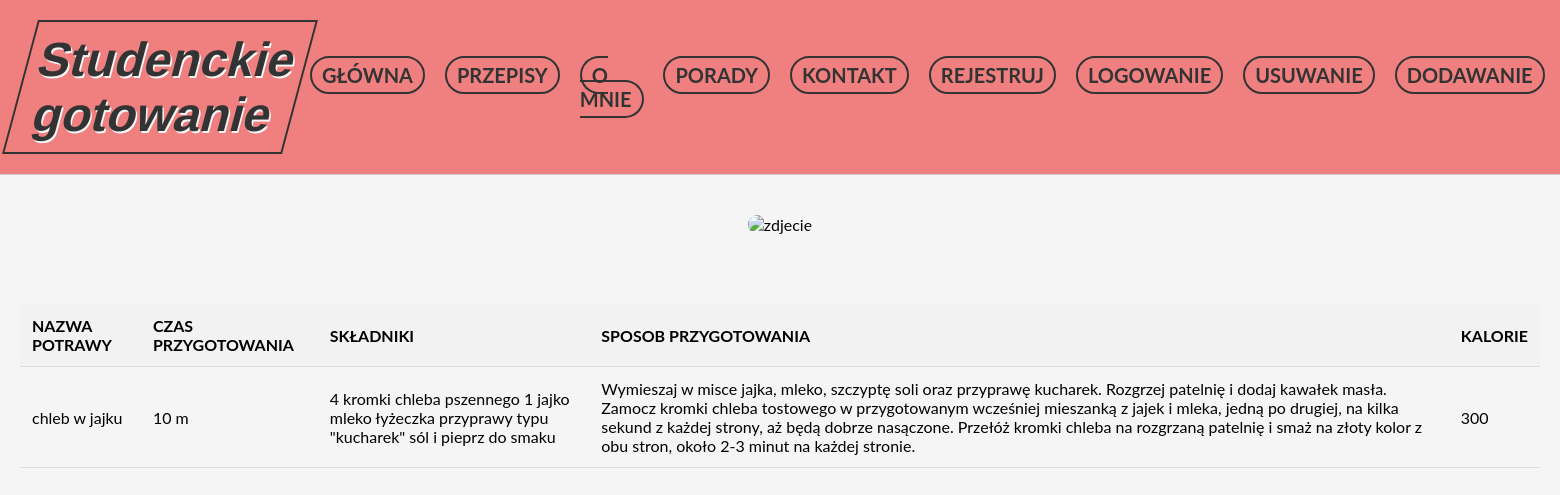
The app's page /strona_przepisu.php?id=2 with its own data.
### tables this page shows
CREATE TABLE `przepisy` (
  `id` int(5) NOT NULL,
  `nazwa_potrawy` varchar(20) NOT NULL,
  `czas_przygotowania` varchar(4) NOT NULL,
  `skladniki` text NOT NULL,
  `sposob_przygotowania` varchar(500) NOT NULL,
  `id_admina` int(5) NOT NULL,
  `kalorie` varchar(10) NOT NULL,
  `zdjecie` varchar(100) DEFAULT NULL
);

### strona_przepisu.php (the view, shortened to what this page needs)
<?php
if (isset($_SESSION['username'])) {
    $menuLoginText = "Wyloguj";
    $menuLoginLink = "logout.php";
} else {
    $menuLoginText = "Logowanie";
    $menuLoginLink = "logowanie.php";
}
$servername = "localhost";
$username = "root";
$password = "";
$dbname = "blog";
$conn = new mysqli($servername, $username, $password, $dbname);
if (isset($_GET['id'])) {
    $id = $_GET['id'];
    $sql = "SELECT * FROM przepisy WHERE id = $id";
    $result = $conn->query($sql);
    if ($result->num_rows > 0) {
        $row = $result->fetch_assoc();
        $nazwa_potrawy = $row['nazwa_potrawy'];
        $czas_przygotowania = $row['czas_przygotowania'];
        $skladniki = $row['skladniki'];
        $sposob_przygotowania = $row['sposob_przygotowania'];
        $kalorie = $row['kalorie'];
        $zdjecie = $row['zdjecie'];
    } else {
        echo "Brak dostępnych ogłoszeń.";
    }
} else {
    echo "Nieprawidłowy parametr ID ogłoszenia.";
}
?>
<!DOCTYPE html>
<html lang="pl">
<head>
    <link rel="stylesheet" href="style.css">
</head>
<body>
<header>
        <h1>
            Studenckie gotowanie
        </h1>
        <nav>
            <ul>
            <li><a href="strona_glowna.php">Główna</a></li>
                <li><a href="przepisy.php">Przepisy</a></li>
                <li><a href="o-mnie.php">O mnie</a></li>
                <li><a href="porady_kulinarne.php">Porady</a> </li>
                <li><a href="kontakt.php">Kontakt</a></li>
                <li><a href="rejestracja.php">Rejestruj</a></li>
                <li class="login"><a href="<?php echo $menuLoginLink; ?>"><?php echo $menuLoginText; ?></a></li>
                <li><a href="<?php echo isset($_SESSION['username']) ? 'usun_przepis.php' : 'logowanie.php'; ?>">Usuwanie</a></li>
                <li><a href="<?php echo isset($_SESSION['username']) ? 'dodaj_przepis.php' : 'logowanie.php'; ?>">Dodawanie</a></li>
            </ul>
        </nav>
    </header>
    <main>
        <img src="<?php echo $zdjecie; ?>" alt="zdjecie">
        <table>
            <thead>
                <tr>
                    <th>Nazwa potrawy</th>
                    <th>Czas przygotowania</th>
                    <th>Składniki</th>
                    <th>Sposob przygotowania</th>
                    <th>Kalorie</th>
                </tr>
            </thead>
            <tbody>
                <tr>
                    <td><?php echo $nazwa_potrawy; ?></td>
                    <td><?php echo $czas_przygotowania; ?></td>
                    <td><?php echo $skladniki; ?></td>
                    <td><?php echo $sposob_przygotowania; ?></td>
                    <td><?php echo $kalorie; ?></td>
                </tr>
            </tbody>
        </table>
    </main>
</body>
</html>

### style.css (style rules this page uses)
body, h1, h2, p, ul, li { margin: 0; padding: 0; }
body { font-family: "Lato", sans-serif; background-color: #f5f5f5; }
header { background-color: lightcoral; border-bottom: 1px solid #ccc; padding: 20px; display: flex; justify-content: space-between; align-items: center; }
h1 { font-family: "Arial", sans-serif; font-size: 48px; font-weight: bold; color: #333; transform: skew(-15deg); text-shadow: 2px 2px whitesmoke; }
nav ul { display: flex; justify-content: center; }
nav li { margin: 0 10px; }
nav a { font-weight: bold; text-transform: uppercase; text-decoration: none; color: #333; padding: 5px 10px; border: 2px solid #333; border-radius: 20px; transition: all 0.2s ease-in-out; }
main { padding: 20px; display: flex; flex-direction: column; align-items: center; }
ul { list-style: none; margin: 0; padding: 0; }
img { margin: 20px 0; max-width: 100%; height: auto; display: block; margin-left: auto; margin-right: auto; border-radius: 30px; }
a { color: #333; text-decoration: none; font-size: 20px; }
h1 { text-align: center; }
header h1 { border: 2px solid #333; padding: 10px; text-align: center; }
table { border-collapse: collapse; width: 100%; margin: 0 auto; margin-bottom: 10px; margin-top: 50px; }
th, td { padding: 12px; text-align: left; border-bottom: 1px solid #ddd; }
th { background-color: #f2f2f2; font-weight: bold; text-transform: uppercase; }

### records on screen
przepisy: nazwa_potrawy "chleb w jajku", czas_przygotowania "10 m", skladniki "4 kromki chleba pszennego 1 jajko mleko łyżeczka przyprawy typu \"kucharek\" sól i pieprz do smaku", sposob_przygotowania "Wymieszaj w misce jajka, mleko, szczyptę soli oraz przyprawę kucharek. Rozgrzej patelnię i dodaj kawałek masła. Zamocz kromki chleba tostowego w przygotowanym wcześniej mieszanką z jajek i mleka, jedną po drugiej, na kilka sekund z każdej strony, aż będą dobrze nasączone. Przełóż kromki chleba na rozgrzaną patelnię i smaż na złoty kolor z obu stron, około 2-3 minut na każdej stronie.", kalorie "300"

### other values on screen
$menuLoginText "LOGOWANIE"
